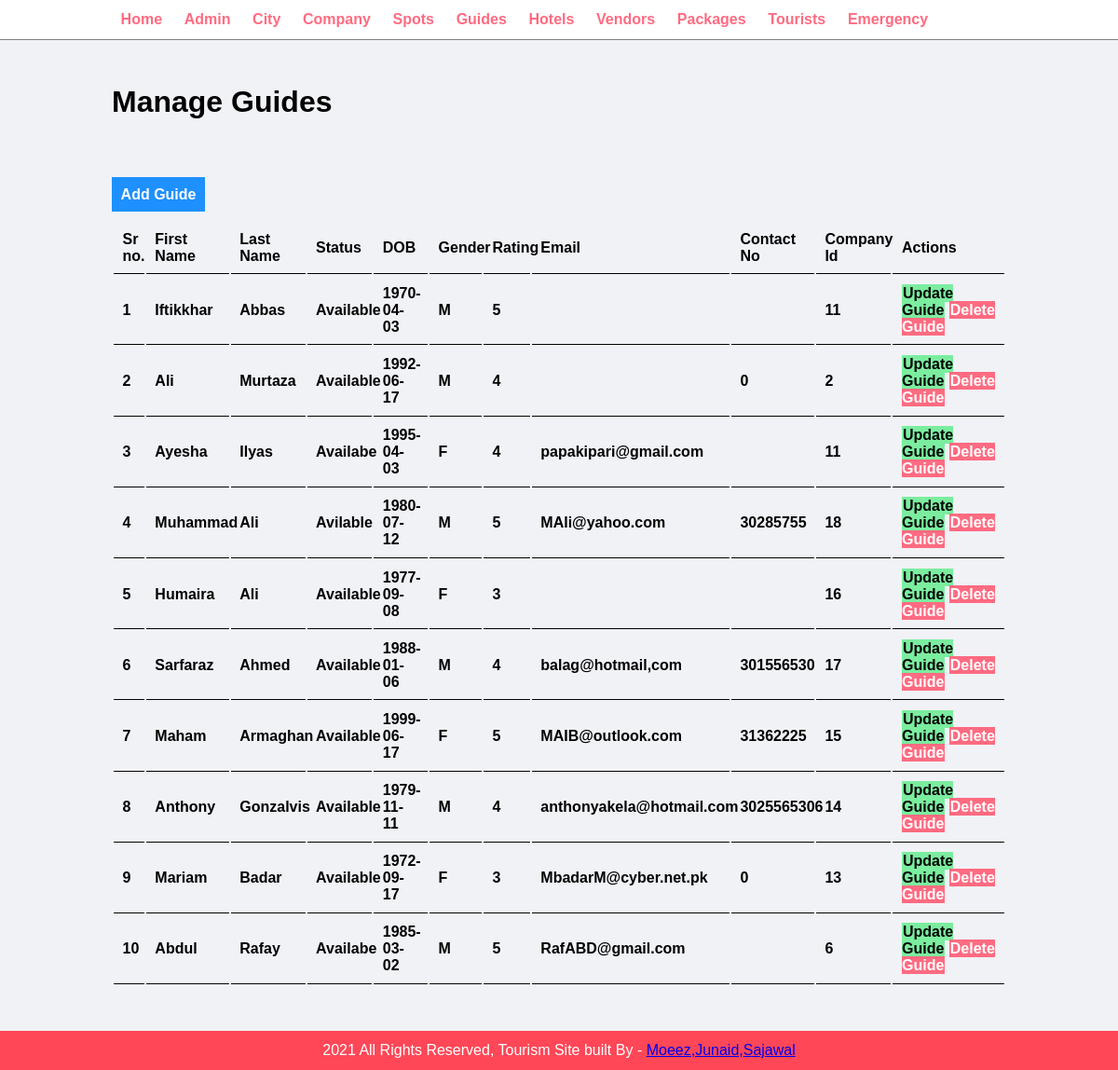
Screenshot of /admin/manage-guide.php with the database file from the repository.
### tables this page shows
CREATE TABLE `guides` (
  `ID` int(11) NOT NULL,
  `Fname` varchar(15) NOT NULL,
  `Lname` varchar(15) NOT NULL,
  `Status` varchar(30) DEFAULT NULL,
  `DOB` date NOT NULL,
  `Gender` char(1) NOT NULL,
  `Rating` int(11) DEFAULT NULL COMMENT 'Out of 5',
  `Email` varchar(30) DEFAULT NULL,
  `ContactNo` bigint(11) DEFAULT NULL,
  `Company_Id` int(11) NOT NULL
);

### admin/manage-guide.php (the view, shortened to what this page needs)
<?php include('partial/menu.php'); ?>
        <div class="main-content">
            <div class="wrapper">
                <h1>Manage Guides</h1>
                <br/>
                <br/><br/><br/>
                <a href="add-guide.php" class="btn-primary">Add Guide</a>
                <br /><br />
                <table class="tbl-full">
                    <tr>
                        <th>Sr no.</th>
                        <th>First Name</th>
                        <th>Last Name</th>
                        <th>Status</th>
                        <th>DOB</th>
                        <th>Gender</th>
                        <th>Rating</th>
                        <th>Email</th>
                        <th>Contact No</th>
                        <th>Company Id</th>
                        <th>Actions</th>
                    </tr>
                    <?php
                        $id=1;
                        $sql="SELECT * FROM guides";
                        $res=mysqli_query($conn, $sql);
                        if ($res==TRUE) {
                            $count=mysqli_num_rows($res);
                            if ($count>0)
                            {
                                while ($rows=mysqli_fetch_assoc($res))
                                {
                                    $a=$rows['ID'];
                                    $b=$rows['Fname'];
                                    $c=$rows['Lname'];
                                    $d=$rows['Status'];
                                    $e=$rows['DOB'];
                                    $f=$rows['Gender'];
                                    $g=$rows['Rating'];
                                    $h=$rows['Email'];
                                    $i=$rows['ContactNo'];
                                    $j=$rows['Company_Id'];
                                    ?>
                                    <tr>
                                        <th><?php echo $id++ ?> </th>
                                        <th><?php echo $b ?></th>
                                        <th><?php echo $c ?></th>
                                        <th><?php echo $d ?></th>
                                        <th><?php echo $e ?></th>
                                        <th><?php echo $f ?></th>
                                        <th><?php echo $g ?></th>
                                        <th><?php echo $h ?></th>
                                        <th><?php echo $i ?></th>
                                        <th><?php echo $j ?></th>
                                        <th>
                                            <a href="<?php echo SITEURL; ?>admin/update-guide.php?id=<?php echo $a; ?>" class="btn-secondary">Update Guide</a>
                                            <a href="<?php echo SITEURL; ?>admin/delete-guide.php?id=<?php echo $a; ?>" class="btn-danger">Delete Guide</a>
                                        </th>
                                    </tr>
                                    <?php
                                }
                            }
                            else
                            {
                            }
                        }
                        else{
                        }
                    ?>
                </table>
            </div>
        </div>
<?php include('partial/footer.php'); ?>

### admin/partial/menu.php (shortened to what this page needs)
<html>
    <head>
        <link rel="stylesheet" href="../css/admin.css">
    </head>
    <body>
        <div class="menu">
            <div class="wrapper">
                <ul>
                    <li><a href="index.php">Home</a></li>
                    <li><a href="manage-admin.php">Admin</a></li>
                    <li><a href="manage-city.php">City</a></li>
                    <li><a href="manage-company.php">Company</a></li>
                    <li><a href="manage-spot.php">Spots</a></li>
                    <li><a href="manage-guide.php">Guides</a></li>
                    <li><a href="manage-hotel.php">Hotels</a></li>
                    <li><a href="manage-vendor.php">Vendors</a></li>
                    <li><a href="manage-package.php">Packages</a></li>
                    <li><a href="manage-tourist.php">Tourists</a></li>
                    <li><a href="manage-emergency.php">Emergency</a></li>
                </ul>
            </div>
        </div>

### admin/partial/footer.php
<div class="footer">
            <div class="wrapper">
                <p class="text-center">2021 All Rights Reserved, Tourism Site built By - <a href="#" >Moeez,Junaid,Sajawal</a> </p>
            </div>
        </div>
    </body>
</html>

### css/admin.css (style rules this page uses)
* { margin: 0; padding: 0; font-family: Arial, Helvetica, sans-serif; }
.wrapper { padding: 1%; width: 80%; margin: 0 auto; }
.text-center { text-align: center; }
.tbl-full { width: 100%; }
table tr th { border-bottom: 1px solid black; padding: 1%; text-align: left; }
.btn-primary { background-color: #1e90ff; padding: 1%; color: white; text-decoration: none; font-weight: bold; }
.btn-secondary { background-color: #7bed9f; padding: 1%; color: black; text-decoration: none; font-weight: bold; }
.btn-danger { background-color: #ff6b81; padding: 1%; color: white; text-decoration: none; font-weight: bold; }
.menu { border-bottom: 1px solid grey; }
.menu ul { list-style-type: none; }
.menu ul li { display: inline; padding: 1%; }
.menu ul li a { text-decoration: none; font-weight: bold; color: #ff6b81; }
.main-content { background-color: #f1f2f6; padding: 3% 0; }
.footer { background-color: #ff4757; color: white; }

### rows the page displays
guides: Fname "Iftikkhar", Lname "Abbas", Status "Available", DOB "1970-04-03", Gender "M", Rating "5", Company_Id "11"
guides: Fname "Ali", Lname "Murtaza", Status "Available", DOB "1992-06-17", Gender "M", Rating "4", ContactNo "0", Company_Id "2"
guides: Fname "Ayesha", Lname "Ilyas", Status "Availabe", DOB "1995-04-03", Gender "F", Rating "4", Email "papakipari@gmail.com", Company_Id "11"
guides: Fname "Muhammad", Lname "Ali", Status "Avilable", DOB "1980-07-12", Gender "M", Rating "5", Email "MAli@yahoo.com", ContactNo "30285755", Company_Id "18"
guides: Fname "Humaira", Lname "Ali", Status "Available", DOB "1977-09-08", Gender "F", Rating "3", Company_Id "16"
guides: Fname "Sarfaraz", Lname "Ahmed", Status "Available", DOB "1988-01-06", Gender "M", Rating "4", Email "balag@hotmail,com", ContactNo "301556530", Company_Id "17"
guides: Fname "Maham", Lname "Armaghan", Status "Available", DOB "1999-06-17", Gender "F", Rating "5", Email "MAIB@outlook.com", ContactNo "31362225", Company_Id "15"
guides: Fname "Anthony", Lname "Gonzalvis", Status "Available", DOB "1979-11-11", Gender "M", Rating "4", Email "anthonyakela@hotmail.com", ContactNo "3025565306", Company_Id "14"
guides: Fname "Mariam", Lname "Badar", Status "Available", DOB "1972-09-17", Gender "F", Rating "3", Email "MbadarM@cyber.net.pk", ContactNo "0", Company_Id "13"
guides: Fname "Abdul", Lname "Rafay", Status "Availabe", DOB "1985-03-02", Gender "M", Rating "5", Email "RafABD@gmail.com", Company_Id "6"
